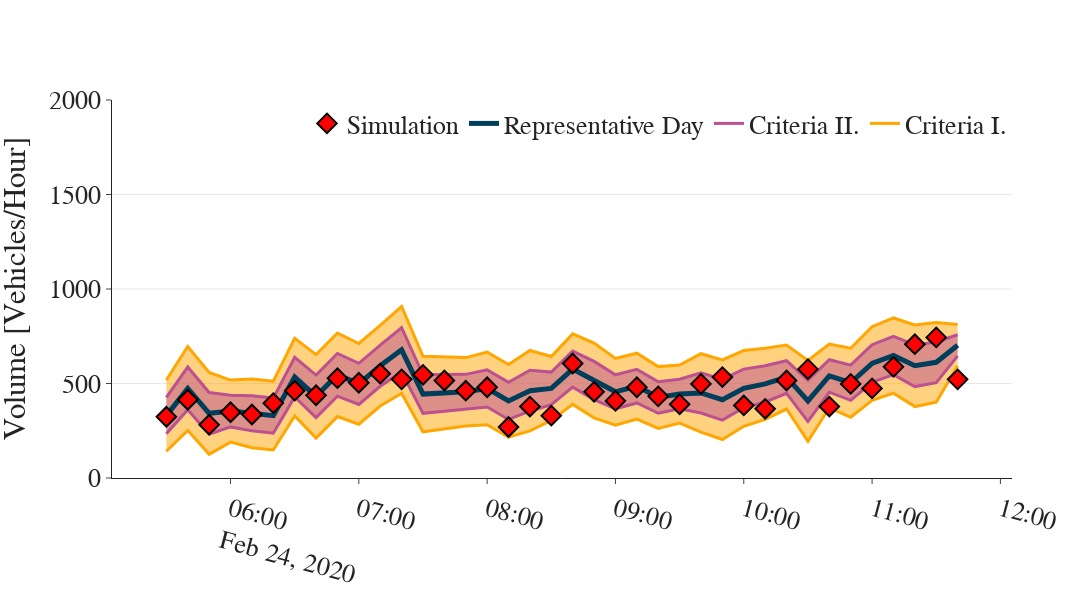
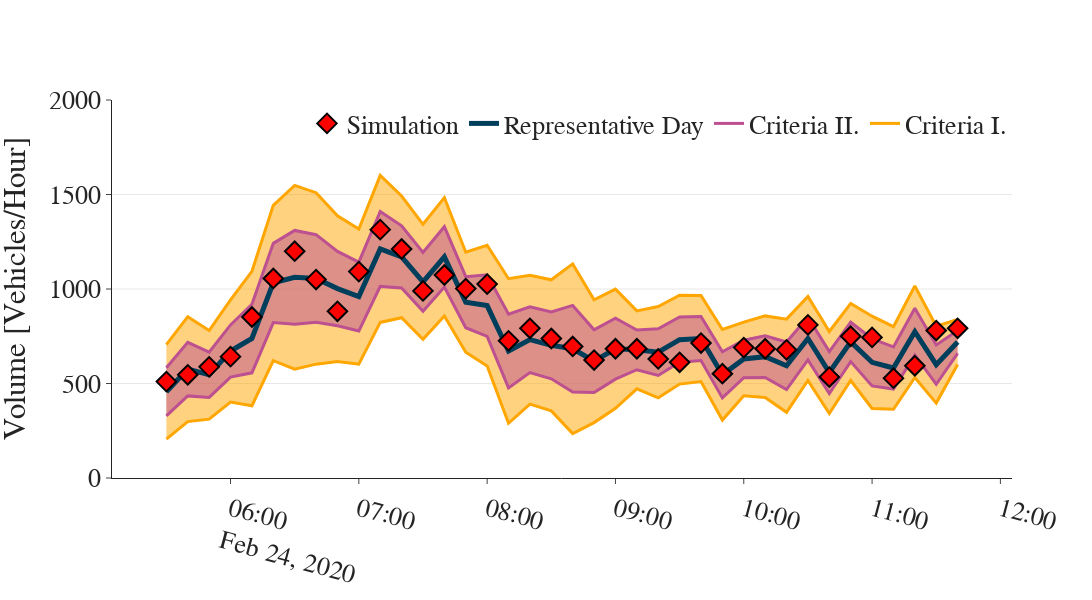
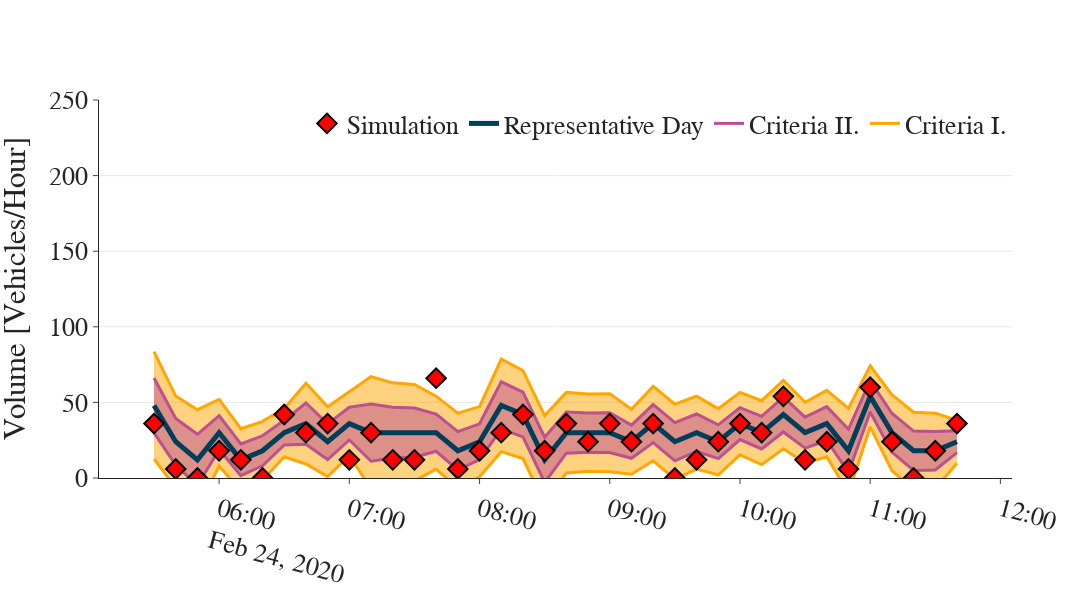
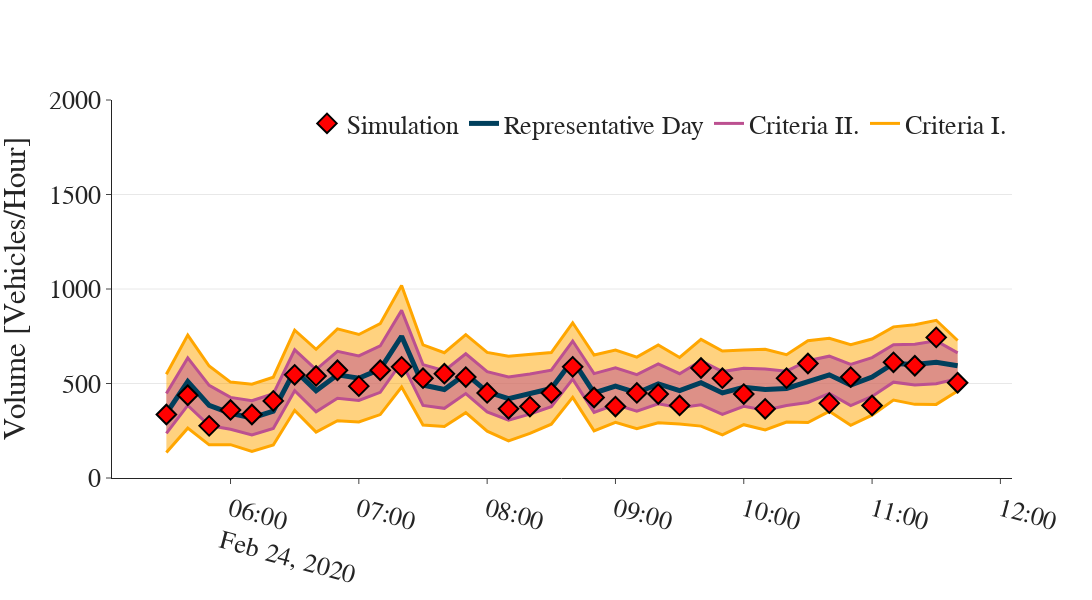

Notebook source saved alongside these figures, in order:
### Markdown cell above
### Printing All Calibration Plots

### Code cell
for pretty_tl, tl in zip(['TL1','TL2','TL3'], TRAFFIC_LIGHTS):
    i = 0
    for pretty_detect, detect in zip(['WB', 'EB', 'SB', 'NB'], ['WB', 'EB', 8, 4]):
        try:
            calibration_plot(tl, detect, show_image=True, show_legend=True, secondary=True if detect in [8, 4] else False )
            print(f"{{{tl}-{detect}.png/{pretty_tl}-{pretty_detect}}},%")
        except KeyError:
            pass
        i += 1 
# shutil.make_archive('images', 'zip', 'images')
